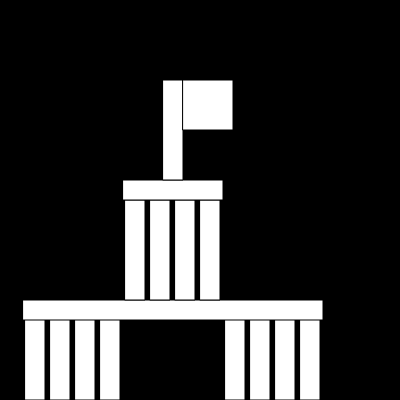
Frame 1 (no input)
Frame 60 (no input): identical to frame 1, image omitted
Frame 120 (the mouse pressed at the canvas centre since frame 60): identical to frame 1, image omitted

The p5.js sketch that drew this single still picture (run headless with seeded random() and noise() and a simulated clock; from frame 60 on, the mouse is pressed at the canvas centre):

// p5.js sketch
// ── sketch.js
function setup() {
  createCanvas(400, 400);
}

function draw() {
  background('#000000');
  
  rect(25,300,20,100);
  rect(50,300,20,100);
  rect(75,300,20,100);
  rect(100,300,20,100);
  
  rect(225,300,20,100);
  rect(250,300,20,100);
  rect(275,300,20,100);
  rect(300,300,20,100);
  
  rect(23,300,300,20);
  
  rect(125,200,20,100);
  rect(150,200,20,100);
  rect(175,200,20,100);
  rect(200,200,20,100);
  
  rect(123,180,100,20);
  
  rect(163,80,20,100);
  
  rect(183,80,50,50);

}
